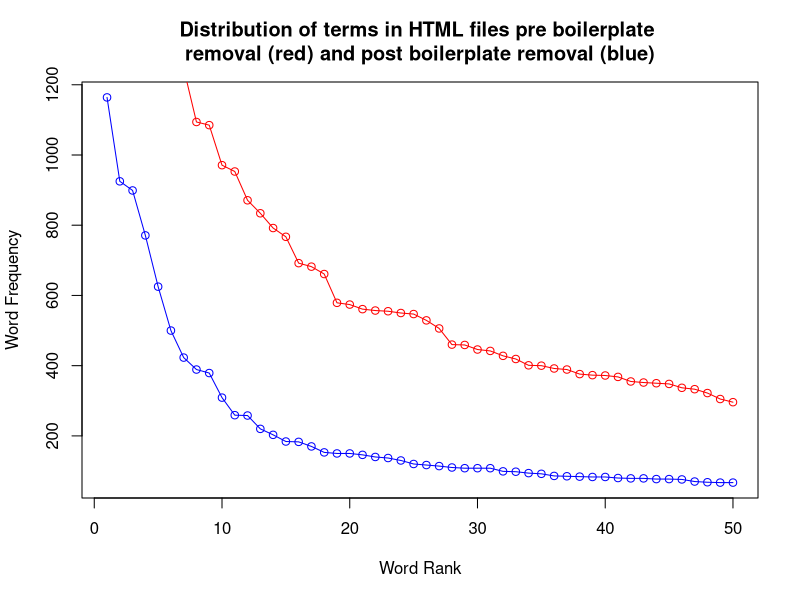

Source code (R):
#!/usr/bin/env Rscript


TermTermFrequencyP <- read.table('plaintextTop50Terms.txt', header=T)

TermTermFrequencyH <- read.table('rawHTMLTop50Terms.txt', header=T)

plot(TermTermFrequencyP$Frequency, type='o', col='blue', xlab='Word Rank', ylab='Word Frequency', main='Distribution of terms in HTML files pre boilerplate \nremoval (red) and post boilerplate removal (blue)')

#plot(TermTermFrequencyH$Frequency, type='o', col='blue', xlab='Word Rank', ylab='Word Frequency', main='Distribution of terms in HTML files')
lines(TermTermFrequencyH$Frequency, type='o', col='red')
